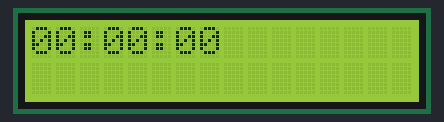
Recording of a sketch running on a simulated Arduino Uno, built with avr-gcc and run on an emulated ATmega328P. Parts: 16×2 character LCD.

Above: at 0.1 s.
At 4.1 s:
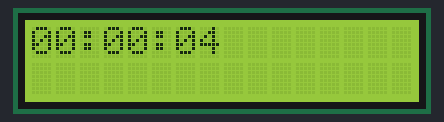
At 9.1 s:
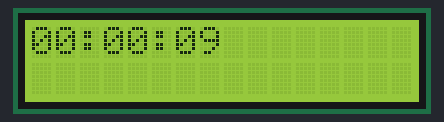
At 19.1 s:
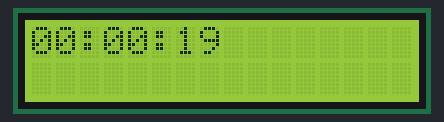
At 29.1 s:
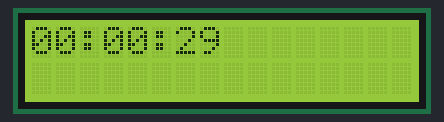
At 39.1 s:
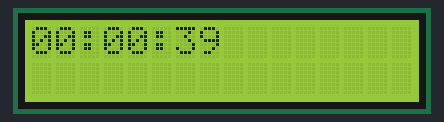

The sketch:

clock.ino
```cpp
#include <LiquidCrystal.h>
unsigned long time;
int seconds;
int minutes;
int hours;
int a = 1;
LiquidCrystal lcd(12, 11, 5, 4, 3, 2);

void setup() {
lcd.begin(16, 2);

lcd.setCursor(2,0);
lcd.print(":");
lcd.setCursor(5,0);
lcd.print(":");
}

void loop() {

  time = millis();

  seconds = time/1000;
  minutes = time/60000;
  hours = time/3600000;

  if (minutes >= 1) { seconds = seconds - minutes*60 + 1 ; }
  if (hours >= 1) { minutes = minutes - hours*60 + 1 ; }

  lcd.setCursor(6, 0);
  if (seconds < 10) {
    lcd.print("0");
    lcd.print(seconds);
  }
  else{
  lcd.print(seconds);
  }

  lcd.setCursor(3, 0);
  if (minutes < 1 ) { lcd.print("00"); }
  if (minutes >= 1 ) {
    if (minutes <10) {
      lcd.print("0");
      lcd.print(minutes);
    }
    else {
    lcd.print(minutes);
    }
  }

  lcd.setCursor(0,0);
  if (hours < 1) { lcd.print("00"); }
  if (hours >= 1) {
     if(hours < 10) {
      lcd.print("0");
      lcd.print(hours);
    }
    else {
    lcd.print(hours);
    }
  }

}


/*if (minutes >= 60) { minutes = minutes - 59; }
  if (minutes >= 120) { minutes = minutes - 119; }
  if (minutes >= 180) { minutes = minutes - 179; }
  if (minutes >= 240) { minutes = minutes - 239; }
  if (minutes >= 300) { minutes = minutes - 299; }
  if (minutes >= 360) { minutes = minutes - 359; }
  if (minutes >= 420) { minutes = minutes - 419; }
  if (minutes >= 480) { minutes = minutes - 479; }
  if (minutes >= 540) { minutes = minutes - 539; }
  if (minutes >= 600) { minutes = minutes - 599; }
  if (minutes >= 660) { minutes = minutes - 659; }
  if (minutes >= 720) { minutes = minutes - 719; }
  if (minutes >= 780) { minutes = minutes - 779; }
  if (minutes >= 840) { minutes = minutes - 839; }
  if (minutes >= 900) { minutes = minutes - 899; }
  if (minutes >= 960) { minutes = minutes - 959; }
  if (minutes >= 1020) { minutes = minutes - 1019; }
  if (minutes >= 1080) { minutes = minutes - 1079; }
  if (minutes >= 1140) { minutes = minutes - 1139; }
  if (minutes >= 1200) { minutes = minutes - 1199; }*/
```

Measured:
- what the display in image 1 shows lasts 1.0 s, from 4.0 s to 5.0 s
